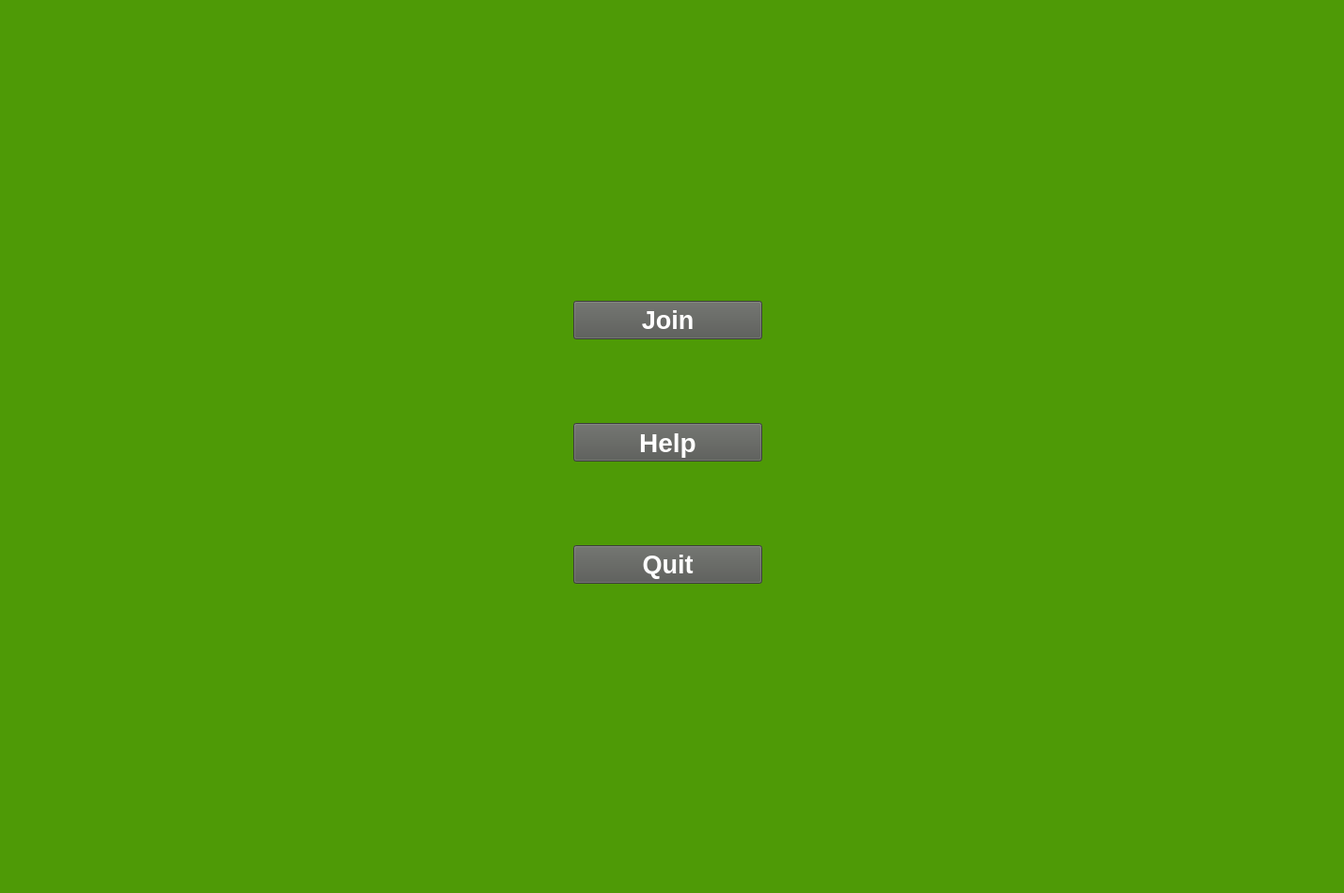
    <widget class="QWidget" name="page_1_start_menu">
     <property name="styleSheet">
      <string notr="true">background-color: rgb(78, 154, 6);</string>
     </property>
     <widget class="QLabel" name="label_3">
      <property name="geometry">
       <rect>
        <x>0</x>
        <y>-10</y>
        <width>1421</width>
        <height>941</height>
       </rect>
      </property>
      <property name="text">
       <string/>
      </property>
      <property name="pixmap">
       <pixmap resource="images.qrc">:/images/menunew.png</pixmap>
      </property>
     </widget>
     <widget class="QWidget" name="layoutWidget">
      <property name="geometry">
       <rect>
        <x>0</x>
        <y>0</y>
        <width>193</width>
        <height>335</height>
       </rect>
      </property>
      <layout class="QVBoxLayout" name="verticalLayout_5">
       <item>
        <spacer name="verticalSpacer_10">
         <property name="orientation">
          <enum>Qt::Vertical</enum>
         </property>
         <property name="sizeHint" stdset="0">
          <size>
           <width>20</width>
           <height>40</height>
          </size>
         </property>
        </spacer>
       </item>
       <item>
        <widget class="QLabel" name="label_6">
         <property name="minimumSize">
          <size>
           <width>191</width>
           <height>241</height>
          </size>
         </property>
         <property name="text">
          <string/>
         </property>
         <property name="pixmap">
          <pixmap resource="images.qrc">:/images/Pufferfish.png</pixmap>
         </property>
         <property name="scaledContents">
          <bool>true</bool>
         </property>
         <property name="alignment">
          <set>Qt::AlignCenter</set>
         </property>
        </widget>
       </item>
       <item>
        <spacer name="verticalSpacer_9">
         <property name="orientation">
          <enum>Qt::Vertical</enum>
         </property>
         <property name="sizeHint" stdset="0">
          <size>
           <width>20</width>
           <height>40</height>
          </size>
         </property>
        </spacer>
       </item>
      </layout>
     </widget>
     <widget class="QPushButton" name="joinButton">
      <property name="geometry">
       <rect>
        <x>610</x>
        <y>320</y>
        <width>201</width>
        <height>41</height>
       </rect>
      </property>
      <property name="font">
       <font>
        <pointsize>20</pointsize>
        <weight>75</weight>
        <bold>true</bold>
       </font>
      </property>
      <property name="autoFillBackground">
       <bool>false</bool>
      </property>
      <property name="styleSheet">
       <string notr="true">color: rgb(255, 255, 255);
background-color: rgb(85, 87, 83);
</string>
      </property>
      <property name="text">
       <string>Join</string>
      </property>
     </widget>
     <widget class="QPushButton" name="quitButton">
      <property name="geometry">
       <rect>
        <x>610</x>
        <y>580</y>
        <width>201</width>
        <height>41</height>
       </rect>
      </property>
      <property name="font">
       <font>
        <pointsize>20</pointsize>
        <weight>75</weight>
        <bold>true</bold>
       </font>
      </property>
      <property name="styleSheet">
       <string notr="true">color: rgb(255, 255, 255);
background-color: rgb(85, 87, 83);</string>
      </property>
      <property name="text">
       <string>Quit</string>
      </property>
     </widget>
     <widget class="QPushButton" name="helpButton">
      <property name="geometry">
       <rect>
        <x>610</x>
        <y>450</y>
        <width>201</width>
        <height>41</height>
       </rect>
      </property>
      <property name="font">
       <font>
        <pointsize>21</pointsize>
        <weight>75</weight>
        <bold>true</bold>
       </font>
      </property>
      <property name="styleSheet">
       <string notr="true">color: rgb(255, 255, 255);
background-color: rgb(85, 87, 83);</string>
      </property>
      <property name="text">
       <string>Help</string>
      </property>
     </widget>
     <zorder>label_3</zorder>
     <zorder>helpButton</zorder>
     <zorder>quitButton</zorder>
     <zorder>joinButton</zorder>
     <zorder>layoutWidget</zorder>
    </widget>
